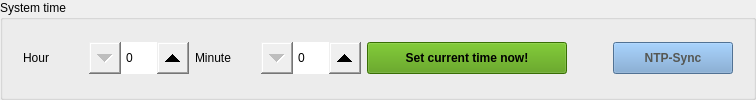
       <widget class="QGroupBox" name="groupBoxsystemTime">
        <property name="sizePolicy">
         <sizepolicy hsizetype="Expanding" vsizetype="Fixed">
          <horstretch>0</horstretch>
          <verstretch>0</verstretch>
         </sizepolicy>
        </property>
        <property name="title">
         <string>System time</string>
        </property>
        <layout class="QVBoxLayout" name="verticalLayout_2">
         <property name="topMargin">
          <number>2</number>
         </property>
         <property name="bottomMargin">
          <number>2</number>
         </property>
         <item>
          <widget class="QWidget" name="horizontalWidgetTime" native="true">
           <property name="sizePolicy">
            <sizepolicy hsizetype="Expanding" vsizetype="Fixed">
             <horstretch>0</horstretch>
             <verstretch>0</verstretch>
            </sizepolicy>
           </property>
           <layout class="QHBoxLayout" name="horizontalLayout">
            <property name="topMargin">
             <number>0</number>
            </property>
            <property name="bottomMargin">
             <number>0</number>
            </property>
            <item>
             <widget class="QLabel" name="labelHour">
              <property name="sizePolicy">
               <sizepolicy hsizetype="Fixed" vsizetype="Preferred">
                <horstretch>0</horstretch>
                <verstretch>0</verstretch>
               </sizepolicy>
              </property>
              <property name="minimumSize">
               <size>
                <width>60</width>
                <height>0</height>
               </size>
              </property>
              <property name="text">
               <string>Hour</string>
              </property>
             </widget>
            </item>
            <item>
             <widget class="QSpinBox" name="spinBoxHour">
              <property name="sizePolicy">
               <sizepolicy hsizetype="Fixed" vsizetype="Fixed">
                <horstretch>0</horstretch>
                <verstretch>0</verstretch>
               </sizepolicy>
              </property>
              <property name="minimumSize">
               <size>
                <width>100</width>
                <height>32</height>
               </size>
              </property>
              <property name="styleSheet">
               <string notr="true">QSpinBox::up-button { width: 32px; height: 32px;
subcontrol-origin: margin;
subcontrol-position: center right;
}
QSpinBox::down-button { width: 32px; height: 32px; 
subcontrol-origin: margin;
subcontrol-position: center left;
}</string>
              </property>
              <property name="showGroupSeparator" stdset="0">
               <bool>false</bool>
              </property>
              <property name="maximum">
               <number>23</number>
              </property>
              <property name="displayIntegerBase">
               <number>10</number>
              </property>
             </widget>
            </item>
            <item>
             <widget class="QLabel" name="labelMinute">
              <property name="sizePolicy">
               <sizepolicy hsizetype="Fixed" vsizetype="Preferred">
                <horstretch>0</horstretch>
                <verstretch>0</verstretch>
               </sizepolicy>
              </property>
              <property name="minimumSize">
               <size>
                <width>60</width>
                <height>0</height>
               </size>
              </property>
              <property name="text">
               <string>Minute</string>
              </property>
             </widget>
            </item>
            <item>
             <widget class="QSpinBox" name="spinBoxMinute">
              <property name="sizePolicy">
               <sizepolicy hsizetype="Fixed" vsizetype="Fixed">
                <horstretch>0</horstretch>
                <verstretch>0</verstretch>
               </sizepolicy>
              </property>
              <property name="minimumSize">
               <size>
                <width>100</width>
                <height>32</height>
               </size>
              </property>
              <property name="styleSheet">
               <string notr="true">QSpinBox::up-button { width: 32px; height: 32px;
subcontrol-origin: margin;
subcontrol-position: center right;
}
QSpinBox::down-button { width: 32px; height: 32px; 
subcontrol-origin: margin;
subcontrol-position: center left;
}</string>
              </property>
              <property name="maximum">
               <number>59</number>
              </property>
             </widget>
            </item>
            <item>
             <widget class="QPushButton" name="pushButtonSetTime">
              <property name="sizePolicy">
               <sizepolicy hsizetype="Fixed" vsizetype="Fixed">
                <horstretch>0</horstretch>
                <verstretch>0</verstretch>
               </sizepolicy>
              </property>
              <property name="minimumSize">
               <size>
                <width>200</width>
                <height>32</height>
               </size>
              </property>
              <property name="maximumSize">
               <size>
                <width>16777215</width>
                <height>32</height>
               </size>
              </property>
              <property name="font">
               <font>
                <weight>75</weight>
                <bold>true</bold>
               </font>
              </property>
              <property name="styleSheet">
               <string notr="true">background-color: rgb(78, 154, 6);
outline: none;</string>
              </property>
              <property name="text">
               <string>Set current time now!</string>
              </property>
             </widget>
            </item>
            <item>
             <spacer name="horizontalSpacer">
              <property name="sizeHint" stdset="0">
               <size>
                <width>40</width>
                <height>20</height>
               </size>
              </property>
             </spacer>
            </item>
            <item>
             <widget class="QPushButton" name="pushButtonNTP">
              <property name="sizePolicy">
               <sizepolicy hsizetype="Fixed" vsizetype="Fixed">
                <horstretch>0</horstretch>
                <verstretch>0</verstretch>
               </sizepolicy>
              </property>
              <property name="minimumSize">
               <size>
                <width>120</width>
                <height>32</height>
               </size>
              </property>
              <property name="maximumSize">
               <size>
                <width>16777215</width>
                <height>32</height>
               </size>
              </property>
              <property name="font">
               <font>
                <weight>75</weight>
                <bold>true</bold>
               </font>
              </property>
              <property name="styleSheet">
               <string notr="true">background-color: rgb(114, 159, 207);
color: rgb(85, 87, 83);
outline: none;</string>
              </property>
              <property name="text">
               <string>NTP-Sync</string>
              </property>
             </widget>
            </item>
           </layout>
          </widget>
         </item>
        </layout>
       </widget>
